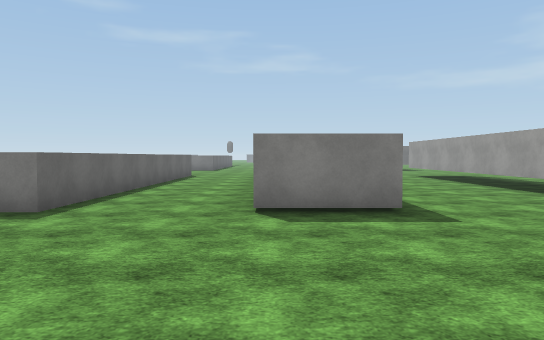
view 1 (above)

24 first-person views from a walk through a scene from a Unity 3-D project. The camera is 1.5 m above the floor, tilts 2° down and sees 70° across. The floor is counted in squares, 2 m on a side. Each view is taken from the middle of a square. On the plan, view 1 faces up. The plan holds only what a view shows up to about 12 squares ahead; the rest is blank. The place goes on beyond the plan. Surface patterns are stand-ins for the level's own textures.

view 2
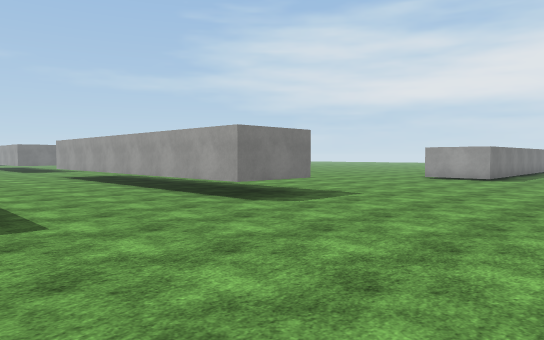

view 3
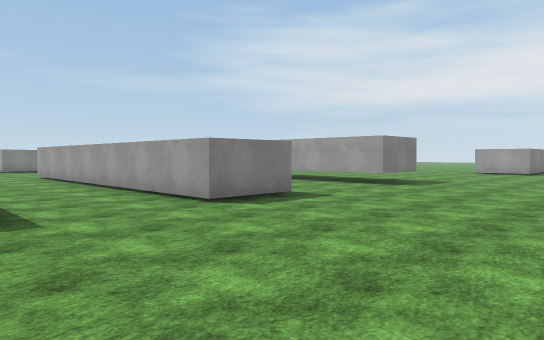

view 4
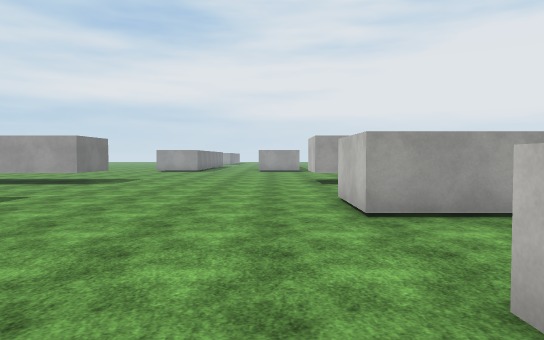

view 5
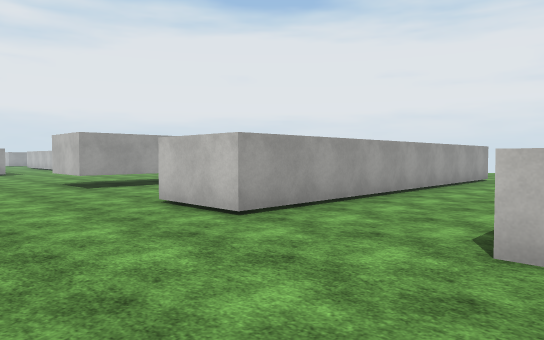

view 6
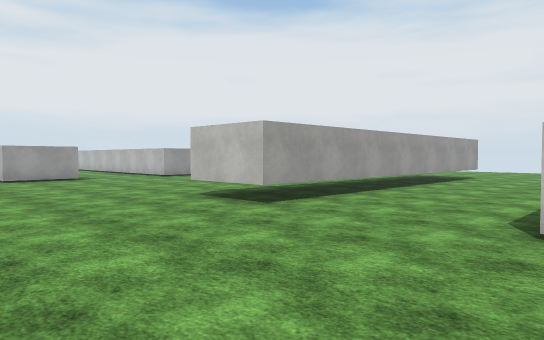

view 7
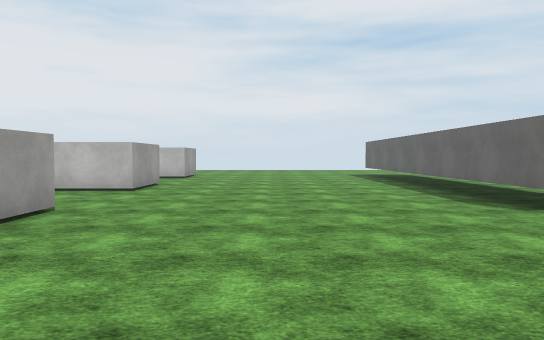

view 8
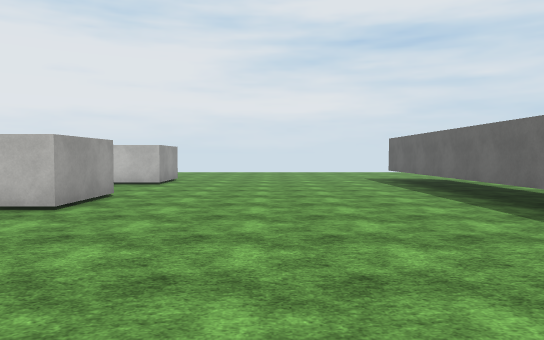

view 9
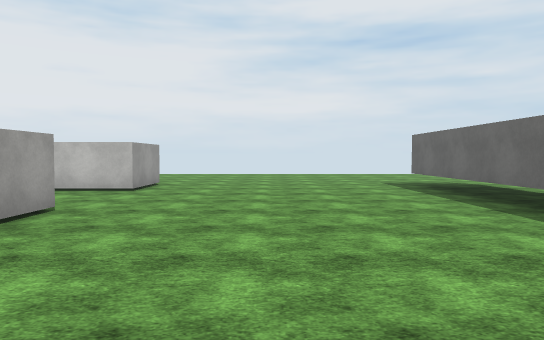

view 10
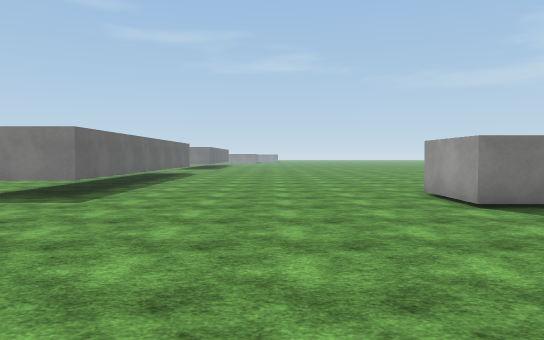

view 11
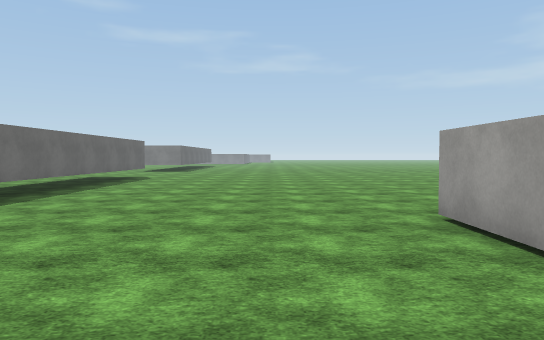

view 12
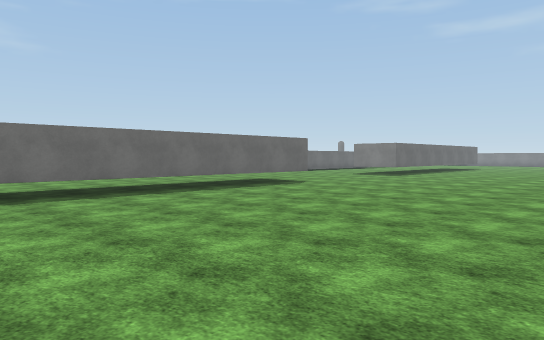

view 13
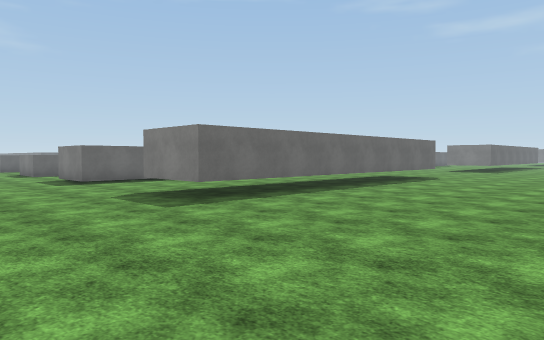

view 14
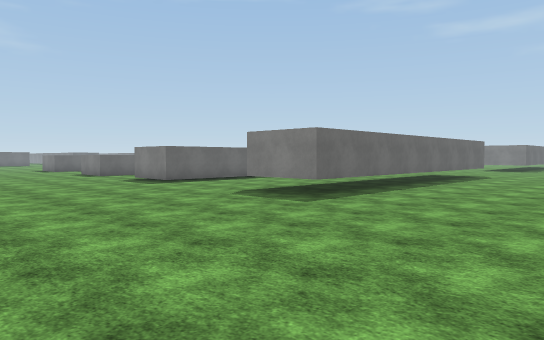

view 15
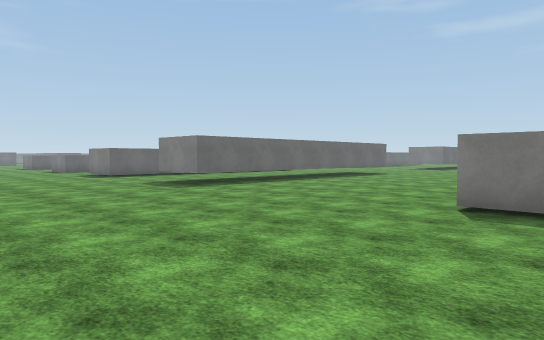

view 16
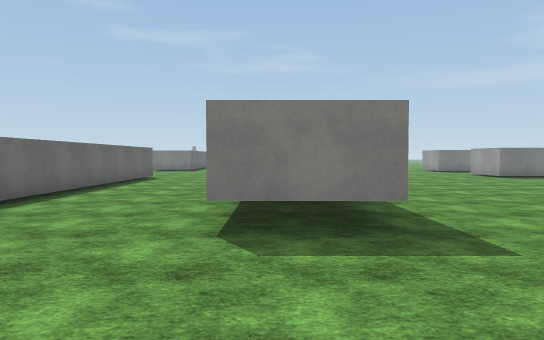

view 17
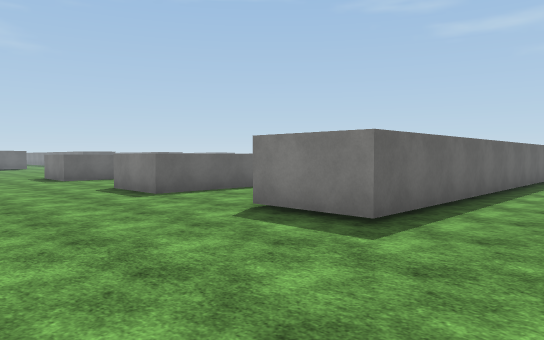

view 18
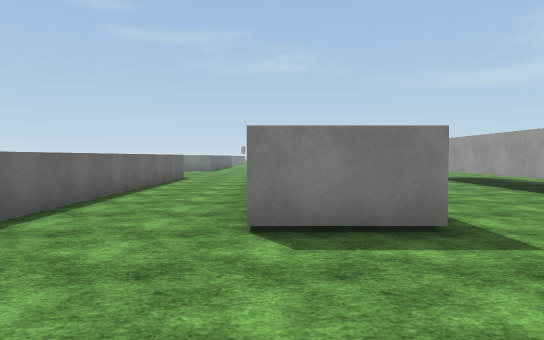

view 19
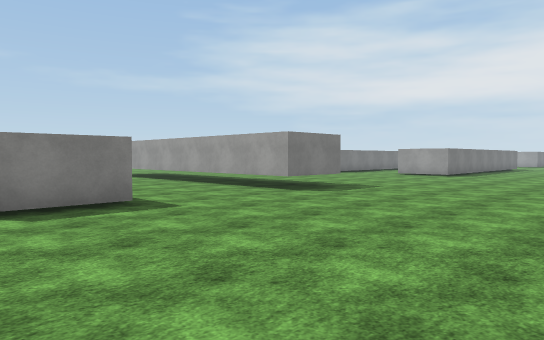

view 20
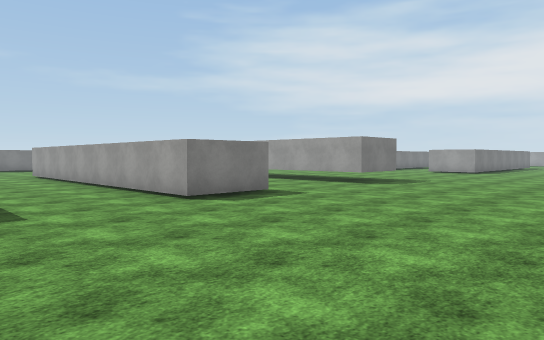

view 21
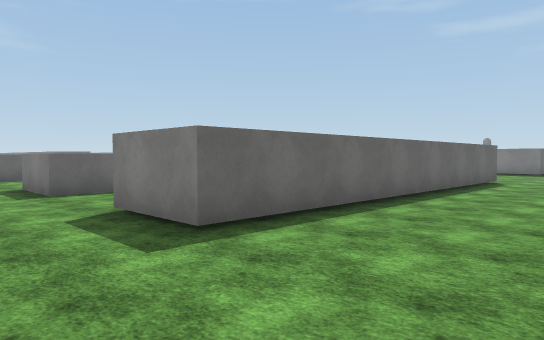

view 22
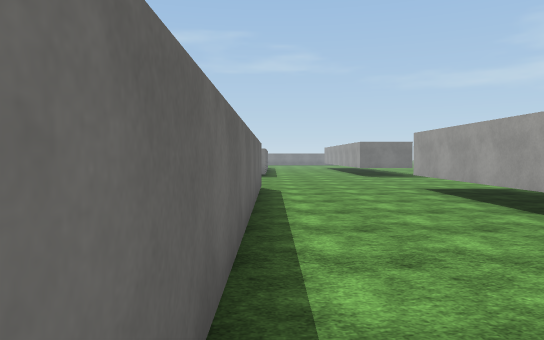

view 23
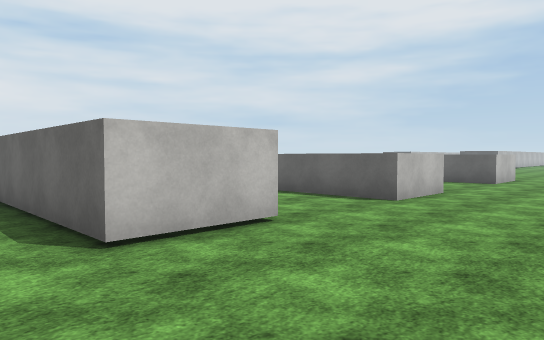

view 24
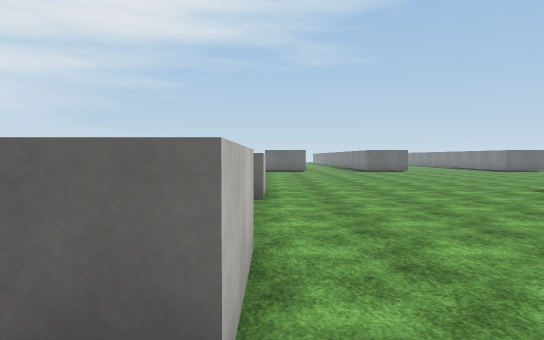

### Floor plan
Key: @ floor where view 1 was taken; # wall or solid block; . floor; T thing the floor can be seen under or through.
Columns run from 14 left of view 1 to 16 right of it. Each row starts with its distance up from view 1.
 14                #....##.......
 13             ..##....##.........
 12            #..##....TT.........
 11            #..##....TT.........
 10            #..##....TT.........
  9            #..##....TT........
  8            #..##....TT........
  7 ..         #..##....TT........
  6 ...  #.  ###..##....TT........
  5 ............................#
  4 ......     .................##
  3 ........  ....................
  2 ......... ...................
  1 .............................
  0 ..............@.............#
 -1 ....##...##...##....TT......#
 -2      #..  ##..##....TT.......
 -3      #     #..##....TT........
 -4            #..##....TT........
 -5            #..##....TT......###
 -6            #..##....TT......#
 -7            #..##....TT.......
 -8            #..##....TT........
 -9            #..##....TT........
-10            #..##....TT......###
-11      #...###..##....TT......##
-12      .........................
-13      .........................
-14           .....................
-15           .....................
-16            ...................
-17           . .. ..      .. ... .

Positions as (right, up) in squares from view 1, and headings:
1: (0, 0), facing up
2: (1, 0), facing up-right
3: (-4, 0), facing up-right
4: (-5, 0), facing right
5: (-4, 2), facing down-right
6: (1, 3), facing down-right
7: (11, 4), facing down
8: (11, 1), facing down
9: (11, -1), facing down
10: (11, -2), facing up
11: (12, 1), facing up
12: (15, 6), facing up-left
13: (13, -15), facing up-left
14: (12, -17), facing up-left
15: (16, -17), facing up-left
16: (6, -15), facing up
17: (4, -15), facing up-left
18: (0, -15), facing up
19: (-1, -17), facing up-right
20: (-4, -17), facing up-right
21: (5, 3), facing up-left
22: (2, 6), facing up
23: (3, 2), facing down-left
24: (-2, -1), facing left
